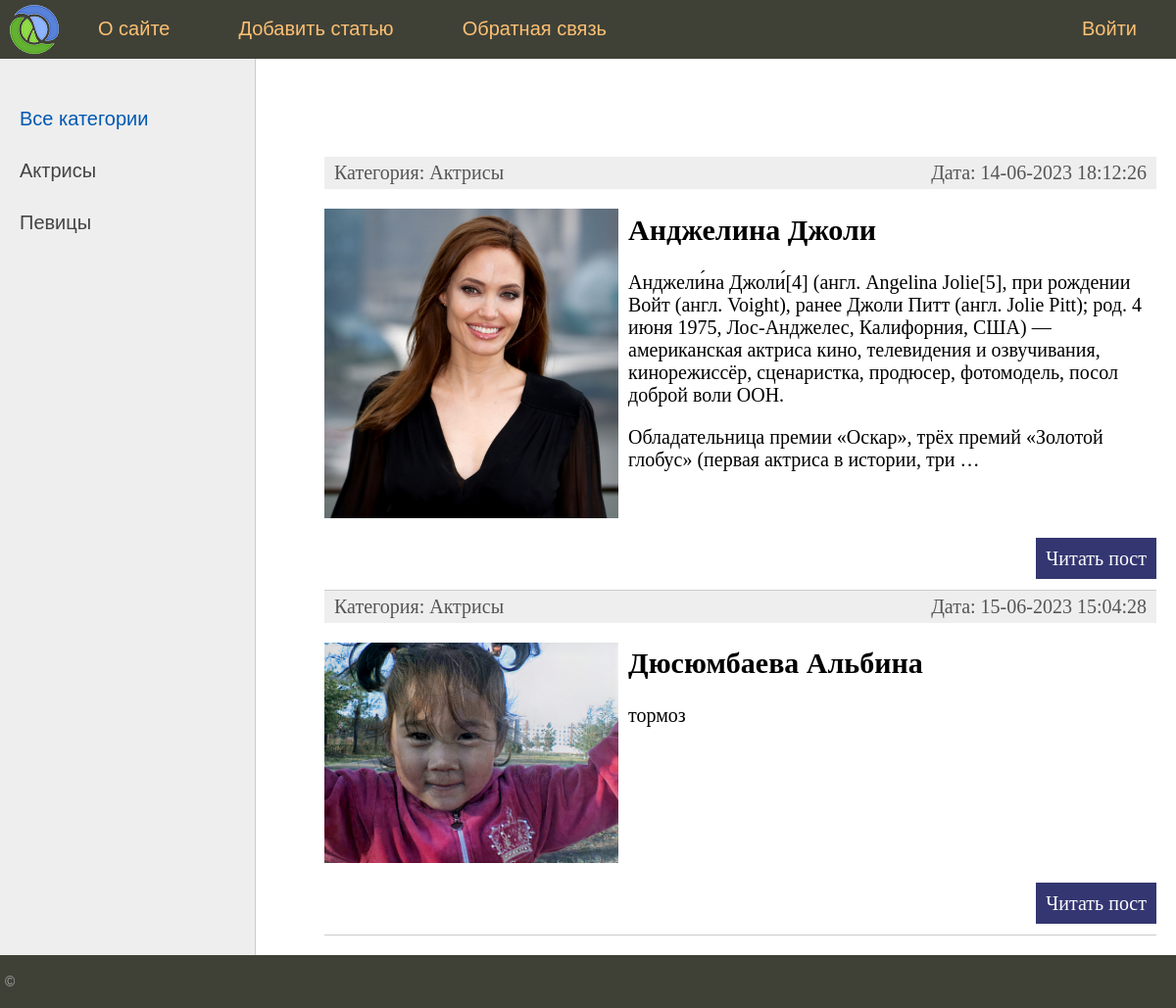
Page /category/1 on the committed database.
### women/models.py (models this page shows, shortened)
class Category(models.Model):
    name = models.CharField(max_length=100,db_index=True, verbose_name='Категория')
    def __str__(self):
        return self.name
    def get_absolute_url(self):
        return reverse('category', kwargs={'cat_id':self.pk})
    class Meta:
        verbose_name='Категории'
        verbose_name_plural= 'Категории'
        ordering = ['name', 'id']

class Women(models.Model):
    title = models.CharField(max_length=256, verbose_name='Заголовок')
    content = models.TextField(blank=True, verbose_name='Текст статьи')
    photo = models.ImageField(upload_to="photos/%Y/%m/%d/", verbose_name='Фото')
    time_create = models.DateTimeField(auto_now_add=True, verbose_name='Дата создания')
    time_update = models.DateTimeField(auto_now= True, verbose_name='Дата изменения')
    is_published = models.BooleanField(default= True, verbose_name='Публикация')
    cat = models.ForeignKey('Category', on_delete=models.PROTECT, null=True, verbose_name='Категория')
    def get_absolute_url(self):
        return reverse('post', kwargs={'post_id':self.pk})
    class Meta:
        verbose_name='Известные женщины'
        verbose_name_plural= 'Известные женщины'
        ordering = ['time_create', 'title']

### women/views.py (the view)
# urls.py: path('category/<int:cat_id>', show_category,name='category')
def show_category(request,cat_id):
    posts = Women.objects.filter(cat_id=cat_id)
    context =  {
        'title':'Ототброжение по рубрикам ',
        'posts': posts,
        'menu' : menu,
        'cat_selected': 0,
    }
    return render(request,'women/index.html',context=context)

### women/templatetags/women_tags.py (called while the page is built)
@register.inclusion_tag('women/list_categories.html')
def show_categories(sort=None, cat_selected=0):
    if not sort:
        cats = Category.objects.all()
    else:
        cats = Category.objects.order_by(sort)
    return {'cats':cats , 'cat_selected': cat_selected}

### women/templates/women/index.html (shortened to what this page needs)
{% extends 'women/base.html' %}
{% block content %}
<ul class="list-articles">
	{% for p in posts %}
		<li><div class="article-panel">
		<p class="first">Категория: {{p.cat}}</p>
		<p class="last">Дата: {{p.time_update|date:"d-m-Y H:i:s"}}</p>
		</div>
{% if p.photo %}
		<p><img class="img-article-left" src="{{p.photo.url}}" ></p>
{% endif %}
		<h2>{{p.title}}</h2>
	{% autoescape on %}
	{{p.content|linebreaks|truncatewords:50}}
	{% endautoescape %}
			<p class="link-read-post"><a href="{{ p.get_absolute_url }}">Читать пост</a></p>
			</li>
	{% endfor %}
</ul>
{% endblock %}

### women/templates/women/list_categories.html
{% for c in cats %}
{% if c.pk == cat_selected %}
    <li class="selected">c.name</li>
{% else %}
    <li><a href="{{ c.get_absolute_url }}">{{c.name}}</a></li>
{% endif %}
{% endfor %}

### women/static/women/css/styles.css (style rules this page uses)
html, body { font-family: 'Arial'; margin: 0; padding: 0; height: 100%; width: 100%; color: #444; }
a { color: #0059b2; text-decoration: none; }
img { max-width: 600px; height: auto; }
img.img-article-left { max-width: 300px; height: auto; float: left; padding: 0 10px 10px 0; }
p.link-read-post { text-align: right; }
p.link-read-post a { padding: 10px; min-width: 100px; background: #333671; color: #fff; text-decoration: none; }
div.article-panel { background: #eee; padding: 5px 10px 5px 10px; box-sizing : border-box; overflow: hidden; color: #555; }
div.article-panel p.first { margin: 0; float: left; }
div.article-panel p.last { margin: 0; float: right; }
ul.list-articles { list-style: none; margin: 0; padding: 0; }
ul.list-articles li { border-bottom: 1px solid #ccc; }
.left-chapters ul li { margin: 30px 0 0 0; color: #999; }
.left-chapters ul li a { color: #444; text-decoration: none; }

### rows in the picture
Category: name "Актрисы"
Category: name "Певицы"
Women: cat "Актрисы", time_update "14-06-2023 18:12:26", photo (picture), title "Анджелина Джоли", content "Анджели́на Джоли́[4] (англ. Angelina Jolie[5], при рождении Войт (англ. Voight), ранее Джоли Питт (англ. Jolie Pitt); род. 4 июня 1975, Лос-Анджелес, Калифорния, США) — американская актриса кино, телевидения и озвучивания, кинорежиссёр, сценаристка, продюсер, фотомодель, посол доброй воли ООН. Обладательница премии «Оскар», трёх премий «Золотой глобус» (первая актриса в истории, три …"
Women: cat "Актрисы", time_update "15-06-2023 15:04:28", photo (picture), title "Дюсюмбаева Альбина", content "тормоз"

### other values in the picture
{{ m.title }} "О сайте" "Добавить статью" "Обратная связь"
{{ m.title }} "Войти"
